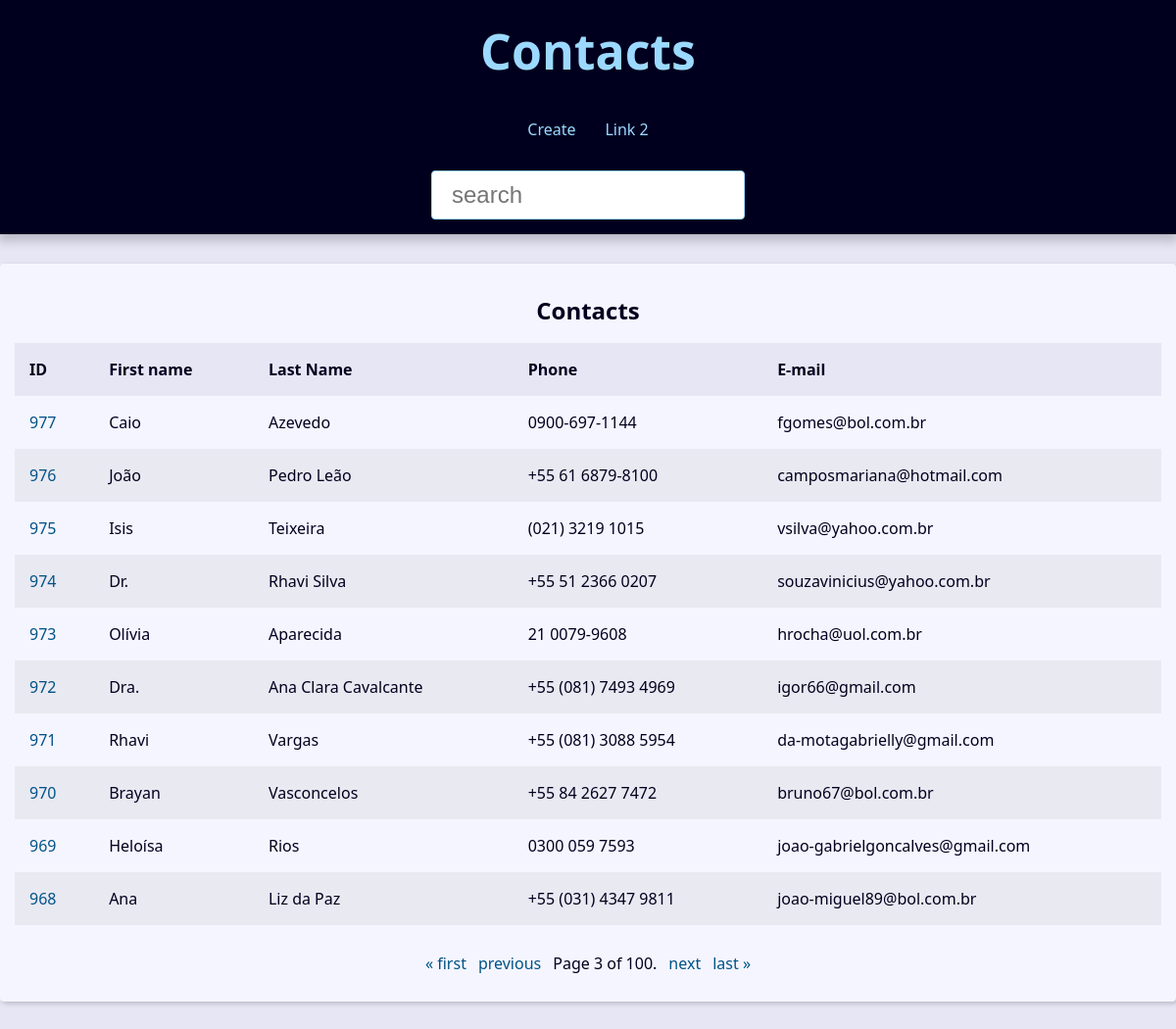
The app's page /?page=3&q= with its own data.
### contact/models.py (models this page shows, shortened)
class Contact(models.Model):
    first_name = models.CharField(max_length=50)
    last_name = models.CharField(max_length=50, blank=True)
    phone = models.CharField(max_length=50)
    email = models.EmailField(max_length=254, blank=True, verbose_name='E-mail')
    created_date = models.DateTimeField(default=timezone.now)
    description = models.TextField(blank=True)
    show = models.BooleanField(default=True)
    image = models.ImageField(blank=True, upload_to='pictures/%Y/%m/')
    category = models.ForeignKey(Category, on_delete=models.SET_NULL, blank=True, null=True)
    owner = models.ForeignKey(User, on_delete=models.SET_NULL, null=True, blank=True)

### contact/views.py (the view)
# urls.py: path('', views.index, name='index'),
def index(request):
    contacts = Contact.objects.all().filter(show=True).order_by('-id')
    pagination = Paginator(contacts, 10)
    page_number = request.GET.get('page')
    page_obj = pagination.get_page(page_number)
    context = {
        'page_obj': page_obj,
        'site_title': 'Contatos - ',
    }
    return render(
        request,
        'contact/index.html',
        context,
    )

### contact/templates/contact/index.html
{% extends 'global/base.html' %}
{% block content %}
{% if page_obj %}
<div class="responsive-table">
    <table class="contacts-table">
        <caption class="table-caption">Contacts</caption>
        <thead>
            <tr class="table-row table-row-header">
                <th class="table-header">ID</th>
                <th class="table-header">First name</th>
                <th class="table-header">Last Name</th>
                <th class="table-header">Phone</th>
                <th class="table-header">E-mail</th>
            </tr>
        </thead>
        <tbody>
            {% for contact in page_obj %}
            <tr class="table-row">
                <td class="table-cel">
                    <a class="table-link"  href="{% url 'contact:contact' contact.id %}">{{contact.id}}</a>
                </td>
                <td class="table-cel">
                    {{contact.first_name}}
                </td>
                <td class="table-cel">
                    {{contact.last_name}}
                </td>
                <td class="table-cel">
                    {{contact.phone}}
                </td>
                <td class="table-cel">
                    {{contact.email}}
                </td>
            </tr>
            {% endfor %}
        </tbody>
    </table>
    <div class="pagination">
    <span class="step-links">
        {% if page_obj.has_previous %}
            <a href="?page=1&q={{ search_value }}">&laquo; first</a>
            <a href="?page={{ page_obj.previous_page_number }}&q={{ search_value }}">previous</a>
        {% endif %}
        <span class="current">
            Page {{ page_obj.number }} of {{ page_obj.paginator.num_pages }}.
        </span>
        {% if page_obj.has_next %}
            <a href="?page={{ page_obj.next_page_number }}&q={{ search_value }}">next</a>
            <a href="?page={{ page_obj.paginator.num_pages }}&q={{ search_value }}">last &raquo;</a>
        {% endif %}
    </span>
</div>
</div>
{% else %}
<div>
    <h1 style="text-align: center;">Nenhum dado encontrado</h1>
</div>
{% endif %}
{% endblock content %}

### base_static/global/css/styles.css (style rules this page uses)
:root { --spacing: 1.5rem; --link-dark-color: rgb(0, 83, 134); --link-light-color: rgb(156, 217, 255); --clr-white: rgb(245, 245, 255); --clr-black: rgb(0, 0, 30); --clr-light-gray: rgb(230, 230, 245); --clr-dark-shadow-5: rgba(0, 0, 10, 5%); --clr-dark-shadow-10: rgba(0, 0, 10, 10%); --clr-dark-shadow-20: rgba(0, 0, 10, 20%); --clr-light-shadow-5: rgba(200, 200, 255, 5%); --clr-light-shadow-10: rgba(200, 200, 255, 10%); --clr-light-shadow-20: rgba(200, 200, 255, 20%); --main-page-width: 120rem; --table-min-width: 60rem; --biggest-font-size: 5rem; --bigger-font-size: 4rem; --big-font-size: 3.2rem; --medium-font-size: 2.4rem; --small-font-size: 1.6rem; --smaller-font-size: 1.4rem; --smallest-font-size: 1.2rem; --transition-fast: 300ms; --transition-medium: 600ms; --transition-slow: 1s; --default-border-radius: 4px; }
*, *::before, *::after { margin: 0; padding: 0; box-sizing: border-box; }
html { font-size: 62.5%; }
body { font-family: system-ui, -apple-system, BlinkMacSystemFont, 'Segoe UI', Roboto, Oxygen, Ubuntu, Cantarell, 'Open Sans', 'Helvetica Neue', sans-serif; line-height: 1.5; font-size: var(--small-font-size); color: var(--clr-black); -webkit-font-smoothing: antialiased; background: var(--clr-light-gray); }
a { text-decoration: none; }
.responsive-table { width: 100%; overflow-x: auto; }
.contacts-table { width: 100%; min-width: var(--table-min-width); border-collapse: collapse; }
.table-caption { font-size: var(--medium-font-size); font-weight: bold; padding: var(--spacing); }
.table-row { text-align: left; text-overflow: ellipsis; transition: background-color var(--transition-fast) ease-in-out; }
.table-row:nth-of-type(2n) { background: var(--clr-dark-shadow-5); }
.table-row-header { background: var(--clr-light-gray); color: var(--clr-black); }
.table-cel, .table-header { padding: var(--spacing); }
.table-link { color: var(--link-dark-color); transition: color var(--transition-fast) ease-in-out; text-decoration: none; }
.pagination { margin-top: var(--spacing); display: flex; justify-content: center; padding: calc(var(--spacing) * 0.8); font-size: var(--small-font-size); }
.pagination .step-links { display: flex; gap: calc(var(--spacing) * 0.8); }
.pagination .step-links a { color: var(--link-dark-color); transition: color var(--transition-fast) ease-in-out; text-decoration: none; display: block; }
a:-webkit-any-link { text-decoration: none; }

### records on screen
Contact: id "977", first_name "Caio", last_name "Azevedo", phone "0900-697-1144", email "fgomes@bol.com.br"
Contact: id "976", first_name "João", last_name "Pedro Leão", phone "+55 61 6879-8100", email "camposmariana@hotmail.com"
Contact: id "975", first_name "Isis", last_name "Teixeira", phone "(021) 3219 1015", email "vsilva@yahoo.com.br"
Contact: id "974", first_name "Dr.", last_name "Rhavi Silva", phone "+55 51 2366 0207", email "souzavinicius@yahoo.com.br"
Contact: id "973", first_name "Olívia", last_name "Aparecida", phone "21 0079-9608", email "hrocha@uol.com.br"
Contact: id "972", first_name "Dra.", last_name "Ana Clara Cavalcante", phone "+55 (081) 7493 4969", email "igor66@gmail.com"
Contact: id "971", first_name "Rhavi", last_name "Vargas", phone "+55 (081) 3088 5954", email "da-motagabrielly@gmail.com"
Contact: id "970", first_name "Brayan", last_name "Vasconcelos", phone "+55 84 2627 7472", email "bruno67@bol.com.br"
Contact: id "969", first_name "Heloísa", last_name "Rios", phone "0300 059 7593", email "joao-gabrielgoncalves@gmail.com"
Contact: id "968", first_name "Ana", last_name "Liz da Paz", phone "+55 (031) 4347 9811", email "joao-miguel89@bol.com.br"

### other values on screen
{{ page_obj.number }} "3"
{{ page_obj.paginator.num_pages }} "100"
